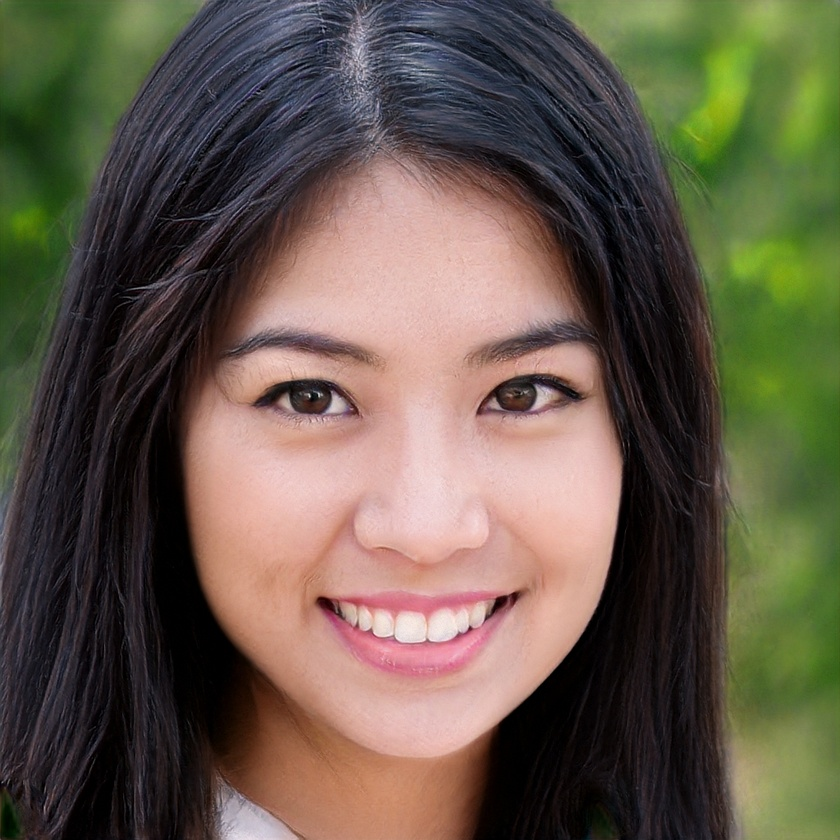
#> input picture Filters/Person.jpeg, 840 x 840 px, shrunk from 1024 x 1024 before the run
$ python topmirror.py
#> lines starting #> are read from the running program, lines starting #| are printed output that depends on the picture
import cv2

img=cv2.imread("Person.jpeg")
#> img is the input picture: shape (840, 840, 3); mean B, G, R 74.5, 90, 100.7

hi,wi=img.shape[0:2]
#> hi = 840; wi = 840

h2=hi//2
#> h2 = 420
newWidth=h2
#> newWidth = 420

for y in range(h2,hi):
  for x in range(wi):
    img[y,x]=img[newWidth,x]
  newWidth=newWidth-1
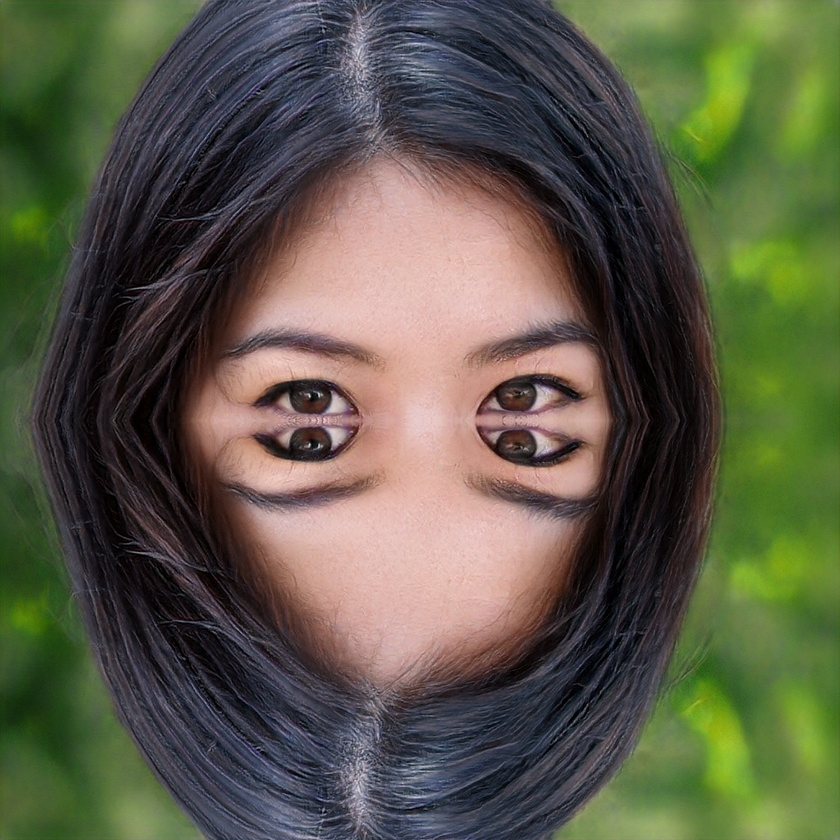
#> img: shape (840, 840, 3); mean B, G, R 71.3, 90.3, 90.8
#> after the loop, newWidth = 0


cv2.imshow("topmirror",img)
